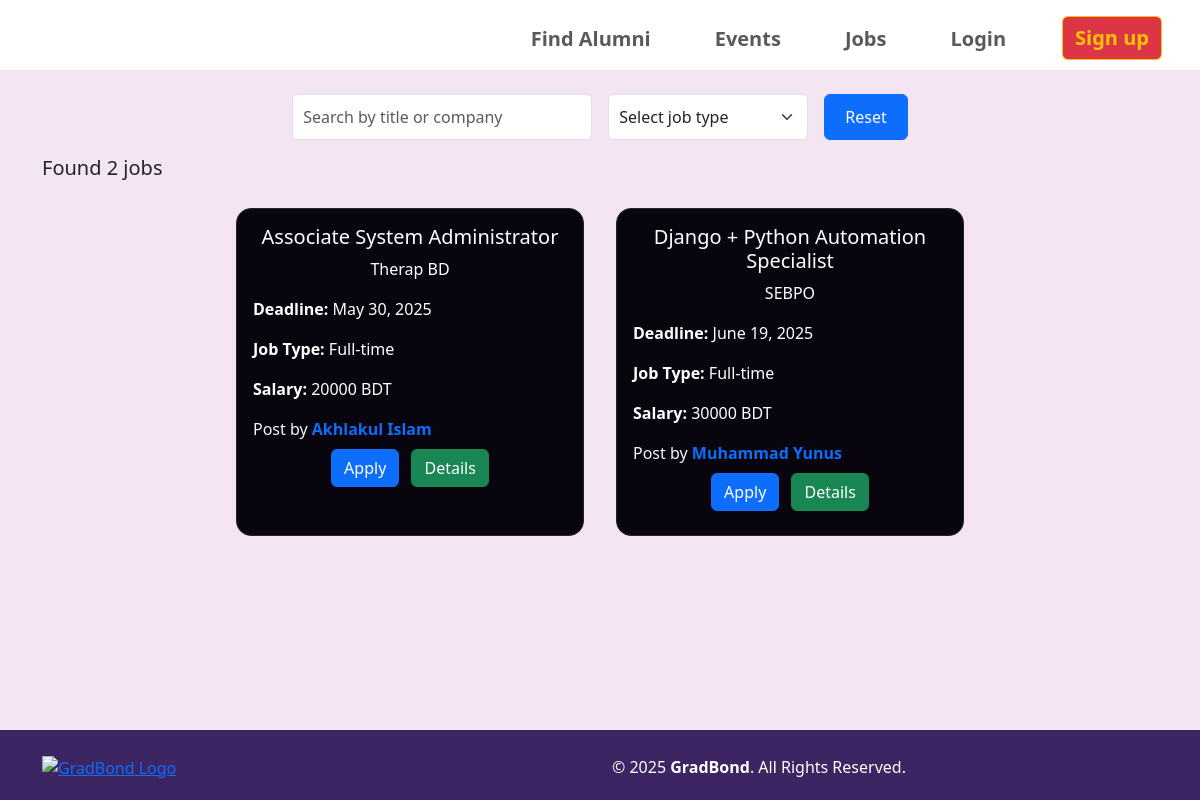
Page /jobs on the committed database.
### core/models.py (models this page shows, shortened)
class Jobs(models.Model):
    user = models.ForeignKey(User, on_delete=models.CASCADE, null=True)
    title = models.CharField(max_length=100, blank=True, null=True)
    company = models.CharField(max_length=100, blank=True, null=True)
    job_link = models.URLField(blank=True, null=True)
    job_type = models.CharField(max_length=20, choices=job_types, blank=True, null=True)
    experience = models.CharField(max_length=100, blank=True, null=True)
    salary = models.CharField(max_length=100, blank=True, null=True)
    description = models.TextField(blank=True, null=True)
    deadline = models.DateTimeField(blank=True, null=True)

### core/views.py (the view)
# urls.py: path('jobs', views.view_jobs, name='jobs'),
def view_jobs(request):
    current_date = datetime.now()
    all_jobs = Jobs.objects.filter(deadline__gte=current_date)
    if request.method == 'GET':
        titleComapny = request.GET.get('titleCompany')
        jobType = request.GET.get('jobType')
        if titleComapny:
            all_jobs = all_jobs.filter(title__icontains=titleComapny) | all_jobs.filter(company__icontains=titleComapny)
        if jobType:
            all_jobs = all_jobs.filter(job_type__icontains=jobType)
    return render(request, 'core/jobs.html', {'jobs': all_jobs})

### templates/core/jobs.html (shortened to what this page needs)
{% extends 'base.html' %}
{% load static %}
{% block extra_css %}
<link rel="stylesheet" href="{% static 'CSS/event.css' %}">
{% endblock %}
{% block content %}
<div class="container-fluid my" style="min-height: 660px;">
    <div class="container">
        <div class="row">
            <form action="{% url 'jobs' %}" method="GET">
                <div class="d-flex flex-column flex-sm-row justify-content-center gap-3 mt-4">
                <input onchange="this.form.submit()"
                        type="text" name="titleCompany"
                        class="form-control"
                        placeholder="Search by title or company"
                        value="{{ request.GET.search }}"
                        style="padding: 10px; border-radius: 5px; max-width: 300px; width: 100%;">
                <select onchange="this.form.submit()"
                        name="jobType" id="jobType"
                        class="form-select"
                        style="padding: 10px; border-radius: 5px; max-width: 200px; width: 100%;">
                    <option value="" disabled selected>Select job type</option>
                </select>
                <a href="{% url 'jobs' %}" class="btn btn-primary" style="padding: 10px 20px; white-space: nowrap;">
                    Reset
                </a>
                </div>
            </form>
        </div>
        <div class="row">
            {% if jobs %}
            <h1 class="mt-3 fs-5">Found {{jobs.count}} jobs </h1>
            {% else %}
            <h1 class="mt-3 fs-5">Jobs not found</h1>
            {% endif %}
        </div>
        <div class="row d-flex justify-content-center mt-1">
            {% for job in jobs %}
                <div class="col-lg-4 col-md-6 col-sm-10 col-12 p-3 d-flex justify-content-center">
                    <div class="card w-100 border border-dark"
                        style="background-color: #09050f; border-radius: 15px;">
                        <div class="card-body text-center text-white">
                            <h5 class="card-title">{{ job.title }}</h5>
                            <p>{{ job.company }}</p>
                            <div class="text-start">
                                <p><strong>Deadline:</strong> {{ job.deadline|date:"F d, Y" }}</p>
                                <p><strong>Job Type:</strong> {{ job.job_type }}</p>
                                <p><strong>Salary:</strong> {{ job.salary }} BDT</p>
                                {% if user.is_authenticated %}
                                <p class="card-title" style="color: aliceblue;">Post by <strong>
                                    <a href="{% url 'about' job.user.id %}" style="text-decoration: none;">{{job.user.first_name}}</a>
                                    </strong></p>
                                {% else %}
                                <p class="card-title" style="color: aliceblue;">Post by <strong>
                                    <a href="{% url 'signin' %}" style="text-decoration: none;">{{job.user.first_name}}</a>
                                    </strong></p>
                                {% endif %}
                            </div>
                            {% if user.is_authenticated %}
                            <a href="{{ job.job_link }}" class="btn btn-primary me-2 mb-2" target="_blank">Apply</a>
                            {% else %}
                            <a href="{% url 'signin' %}" class="btn btn-primary me-2 mb-2">Apply</a>
                            {% endif %}
                            <a href="{% url 'job_detail' job.id %}" class="btn btn-success mb-2">Details</a>
                        </div>
                    </div>
                </div>
                {% endfor %}
        </div>
    </div><br><br><br>
</div>
{% endblock %}

### static/CSS/event.css (style rules this page uses)
.my { background-color: #F3E5F2; margin-top: -8px; }

### rows in the picture
Jobs: title "Associate System Administrator", company "Therap BD", deadline "May 30, 2025", job_type "Full-time", salary "20000", user.first_name "Akhlakul Islam"
Jobs: title "Django + Python Automation Specialist", company "SEBPO", deadline "June 19, 2025", job_type "Full-time", salary "30000", user.first_name "Muhammad Yunus"

### other values in the picture
{{ jobs.count }} "2"
